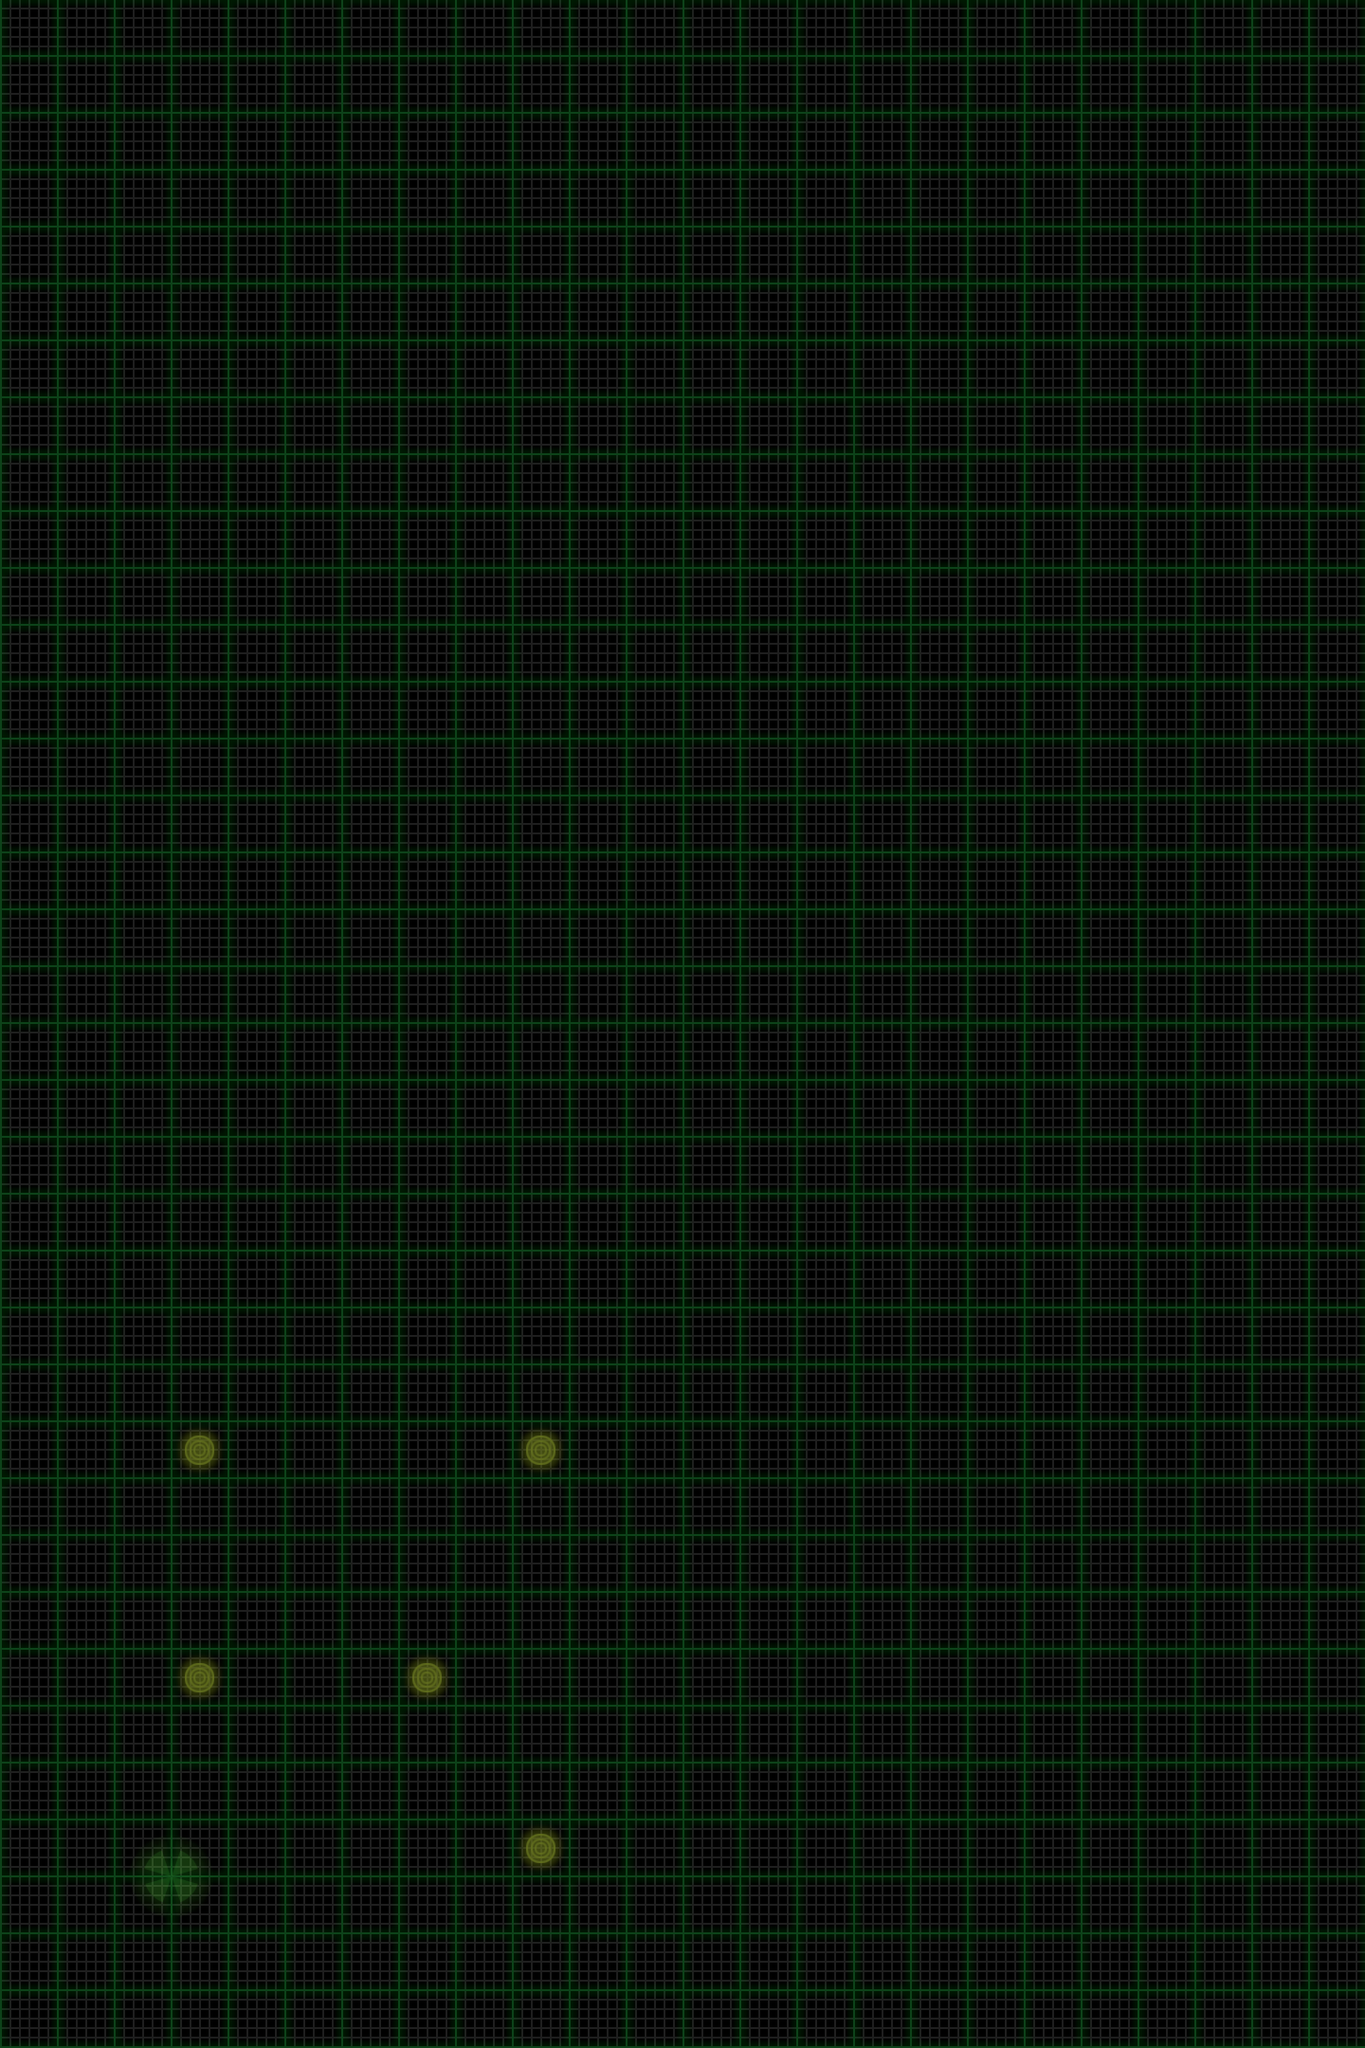

Rendered tile map (Tiled .tmx) drawn with the repository's tilesets; below, a short description and the map source with its tile grids summarised:
An orthogonal 24x36 tile map with 60x60 px tiles, 4 tile layers (map, terrain, items, sand), 2 tilesets and 1 object (startSite).

<map version="1.0" orientation="orthogonal" width="24" height="36" tilewidth="60" tileheight="60">
 <tileset firstgid="1" name="map" tilewidth="60" tileheight="60">
  <image source="map.png" />
  <tile id="0">
   <properties>
    <property name="mapID" value="empty" />
   </properties>
  </tile>
  <tile id="1">
   <properties>
    <property name="mapID" value="down-1" />
   </properties>
  </tile>
  <tile id="2">
   <properties>
    <property name="mapID" value="down-2" />
   </properties>
  </tile>
  <tile id="3">
   <properties>
    <property name="mapID" value="down-3" />
   </properties>
  </tile>
  <tile id="4">
   <properties>
    <property name="mapID" value="down-4" />
   </properties>
  </tile>
  <tile id="5">
   <properties>
    <property name="mapID" value="down-5" />
   </properties>
  </tile>
  <tile id="6">
   <properties>
    <property name="mapID" value="up-1" />
   </properties>
  </tile>
  <tile id="7">
   <properties>
    <property name="mapID" value="up-2" />
   </properties>
  </tile>
  <tile id="8">
   <properties>
    <property name="mapID" value="up-3" />
   </properties>
  </tile>
  <tile id="9">
   <properties>
    <property name="mapID" value="up-4" />
   </properties>
  </tile>
  <tile id="10">
   <properties>
    <property name="mapID" value="up-5" />
   </properties>
  </tile>
 </tileset>
 <tileset firstgid="17" name="items" tilewidth="60" tileheight="60">
  <image source="items.png" />
  <tile id="0">
   <properties>
    <property name="itemID" value="station" />
   </properties>
  </tile>
  <tile id="1">
   <properties>
    <property name="itemID" value="sensorSite" />
   </properties>
  </tile>
  <tile id="8">
   <properties>
    <property name="itemID" value="station" />
   </properties>
  </tile>
  <tile id="9">
   <properties>
    <property name="itemID" value="sensor" />
   </properties>
  </tile>
  <tile id="16">
   <properties>
    <property name="itemID" value="station" />
   </properties>
  </tile>
  <tile id="17">
   <properties>
    <property name="itemID" value="sample" />
   </properties>
  </tile>
  <tile id="24">
   <properties>
    <property name="itemID" value="station" />
   </properties>
  </tile>
 </tileset>
 <layer name="map" width="24" height="36">
  <data>[864 cells, 864 non-empty, 1 distinct tile ids]</data>
 </layer>
 <layer name="terrain" width="24" height="36">
  <data>[864 cells, 0 non-empty, 0 distinct tile ids]</data>
 </layer>
 <layer name="items" width="24" height="36">
  <data>[864 cells, 9 non-empty, 5 distinct tile ids]</data>
 </layer>
 <layer name="sand" width="24" height="36">
  <data>[864 cells, 0 non-empty, 0 distinct tile ids]</data>
 </layer>
 <objectgroup name="objects" width="24" height="36">
  <object name="startSite" x="150" y="1950">
   <properties>
    <property name="bearing" value="east" />
    <property name="energy" value="56" />
    <property name="expectedCodeScore" value="4" />
    <property name="sampleSites" value="0" />
    <property name="sensorSites" value="5" />
    <property name="zoom" value="out" />
   </properties>
  </object>
 </objectgroup>
</map>
